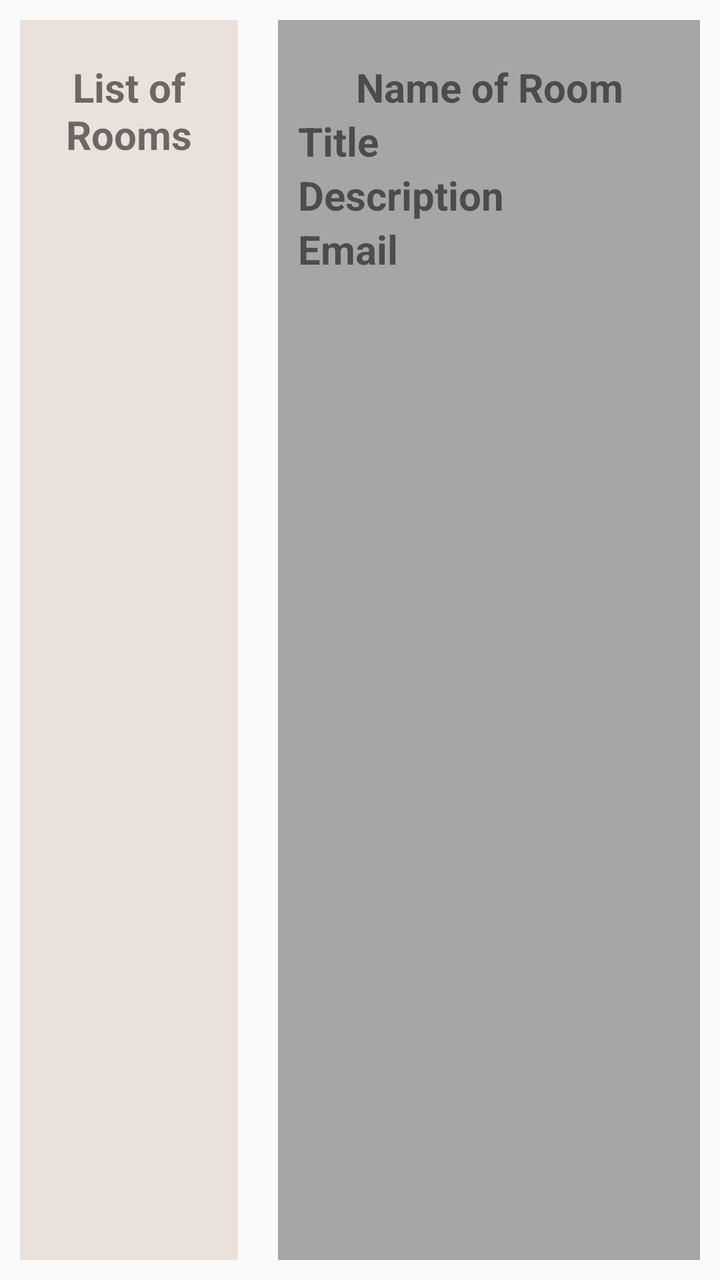
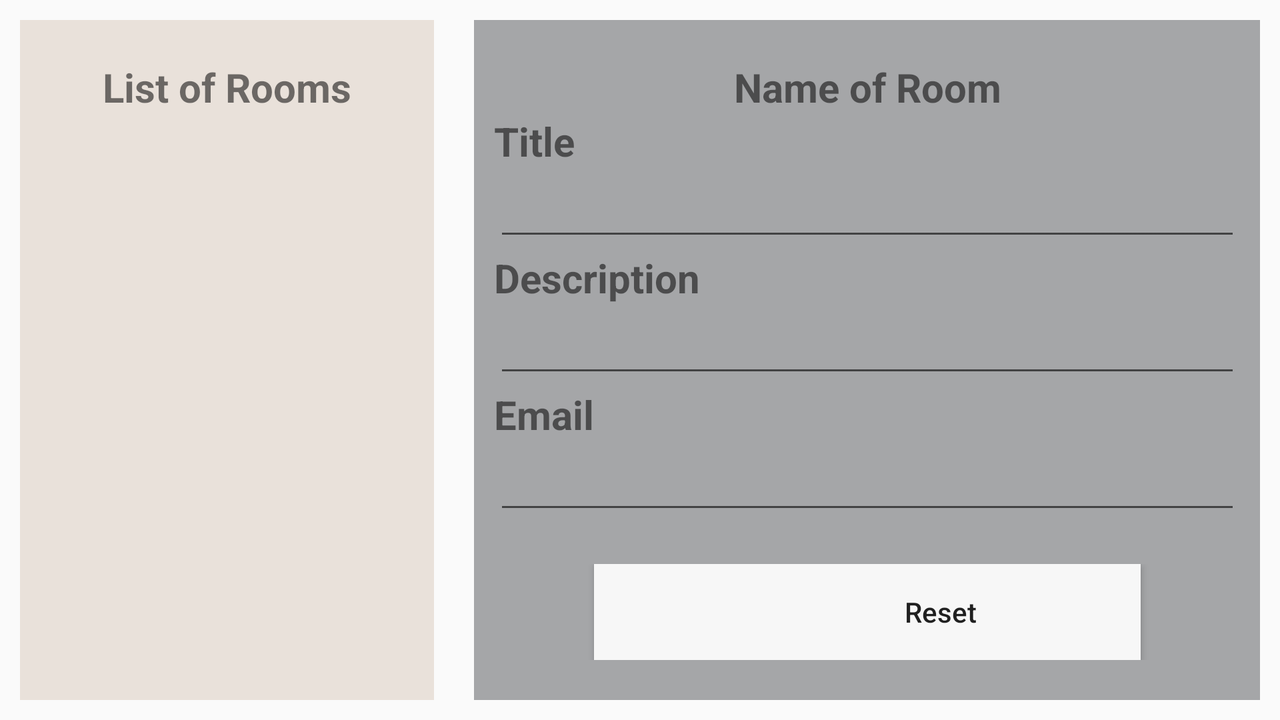

Two renders of one Android screen. The first uses the default layout on a phone; the second uses the alternative layout the repository ships for a different screen configuration, on a matching device. The two XML files are below.
<!-- AndroidManifest.xml: application theme AppTheme -->
<!-- res/layout/fragment_rooms.xml -->
<RelativeLayout xmlns:android="http://schemas.android.com/apk/res/android"
    xmlns:app="http://schemas.android.com/apk/res-auto"
    xmlns:tools="http://schemas.android.com/tools"
    android:id="@+id/frag_room_lyt"
    android:layout_width="match_parent"
    android:layout_height="match_parent"
    android:orientation="vertical"
    android:padding="@dimen/dimen_10dp">

    <LinearLayout
        android:layout_width="match_parent"
        android:layout_height="match_parent"
        android:orientation="horizontal"
        android:weightSum="2">

        <RelativeLayout
            android:layout_width="match_parent"
            android:layout_height="match_parent"
            android:layout_marginRight="@dimen/dimen_10dp"
            android:layout_weight="1.3"
            android:background="@color/color_4cc0a58d">

            <TextView
                android:id="@+id/roomsListTv"
                android:layout_width="match_parent"
                android:layout_height="wrap_content"
                android:layout_marginTop="@dimen/dimen_20dp"
                android:gravity="center"
                android:text="@string/roomsList"
                android:textSize="@dimen/dimen_20sp"
                android:textStyle="bold" />

            <android.support.v7.widget.RecyclerView
                android:id="@+id/rooms_rv"
                android:layout_width="match_parent"
                android:layout_height="wrap_content"
                android:layout_below="@id/roomsListTv"
                android:layout_marginTop="@dimen/dimen_20dp" />

        </RelativeLayout>

        <RelativeLayout
            android:layout_width="match_parent"
            android:layout_height="match_parent"
            android:layout_marginLeft="@dimen/dimen_10dp"
            android:layout_weight="0.7"
            android:background="@color/color_a5a6a8"
            android:paddingLeft="@dimen/dimen_10dp"
            android:paddingRight="@dimen/dimen_10dp">

            <TextView
                android:id="@+id/roomNameTv"
                android:layout_width="match_parent"
                android:layout_height="wrap_content"
                android:layout_marginTop="@dimen/dimen_20dp"
                android:gravity="center"
                android:text="@string/roomName"
                android:textSize="@dimen/dimen_20sp"
                android:textStyle="bold" />

            <TextView
                android:id="@+id/titleTv"
                android:layout_width="wrap_content"
                android:layout_height="wrap_content"
                android:layout_below="@id/roomNameTv"
                android:gravity="left"
                android:text="@string/title"
                android:textSize="@dimen/dimen_20sp"
                android:textStyle="bold" />

            <EditText
                android:layout_width="match_parent"
                android:layout_height="wrap_content"
                android:layout_alignBaseline="@id/titleTv"
                android:layout_below="@id/roomNameTv"
                android:layout_marginLeft="@dimen/dimen_10dp"
                android:layout_toRightOf="@id/titleTv"
                android:background="@null" />

            <TextView
                android:id="@+id/descriptionTv"
                android:layout_width="wrap_content"
                android:layout_height="wrap_content"
                android:layout_below="@id/titleTv"
                android:gravity="left"
                android:text="@string/description"
                android:textSize="@dimen/dimen_20sp"
                android:textStyle="bold" />

            <EditText
                android:layout_width="match_parent"
                android:layout_height="wrap_content"
                android:layout_alignBaseline="@id/descriptionTv"
                android:layout_below="@id/titleTv"
                android:layout_marginLeft="@dimen/dimen_10dp"
                android:layout_toRightOf="@id/descriptionTv"
                android:background="@null" />

            <TextView
                android:id="@+id/emailTv"
                android:layout_width="wrap_content"
                android:layout_height="wrap_content"
                android:layout_below="@id/descriptionTv"
                android:gravity="left"
                android:text="@string/email"
                android:textSize="@dimen/dimen_20sp"
                android:textStyle="bold" />

            <EditText
                android:layout_width="match_parent"
                android:layout_height="wrap_content"
                android:layout_alignBaseline="@id/emailTv"
                android:layout_below="@id/descriptionTv"
                android:layout_marginLeft="@dimen/dimen_10dp"
                android:layout_toRightOf="@id/emailTv"
                android:background="@null" />


        </RelativeLayout>

    </LinearLayout>

</RelativeLayout>
<!-- resources referenced by this layout -->
<resources>
  <color name="color_4cc0a58d">#4cc0a58d</color>
  <color name="color_a5a6a8">#a5a6a8</color>
  <dimen name="dimen_10dp">10dp</dimen>
  <dimen name="dimen_20dp">20dp</dimen>
  <dimen name="dimen_20sp">20sp</dimen>
  <string name="description">Description</string>
  <string name="email">Email</string>
  <string name="roomName">Name of Room</string>
  <string name="roomsList">List of Rooms</string>
  <string name="title">Title</string>
  <style name="AppTheme" parent="Theme.AppCompat.Light.DarkActionBar">
          
          <item name="colorPrimary">@color/colorPrimary</item>
          <item name="colorPrimaryDark">@color/colorPrimaryDark</item>
          <item name="colorAccent">@color/colorAccent</item>
  
          
          
      </style>
  <color name="colorPrimary">#3F51B5</color>
  <color name="colorPrimaryDark">#303F9F</color>
  <color name="colorAccent">#FF4081</color>
</resources>
<!-- res/layout-land/fragment_rooms.xml (the author's variant of the layout above) -->
<!-- drawn on the phone turned sideways -->
<RelativeLayout xmlns:android="http://schemas.android.com/apk/res/android"
    xmlns:app="http://schemas.android.com/apk/res-auto"
    xmlns:tools="http://schemas.android.com/tools"
    android:id="@+id/frag_room_land_lyt"
    android:layout_width="match_parent"
    android:layout_height="match_parent"
    android:orientation="vertical"
    android:padding="@dimen/dimen_10dp">

    <LinearLayout
        android:layout_width="match_parent"
        android:layout_height="match_parent"
        android:orientation="horizontal"
        android:weightSum="2">

        <RelativeLayout
            android:layout_width="match_parent"
            android:layout_height="match_parent"
            android:layout_marginRight="@dimen/dimen_10dp"
            android:layout_weight="1.3"
            android:background="@color/color_4cc0a58d">

            <TextView
                android:id="@+id/roomsListTv"
                android:layout_width="match_parent"
                android:layout_height="wrap_content"
                android:layout_marginTop="@dimen/dimen_20dp"
                android:gravity="center"
                android:text="@string/roomsList"
                android:textSize="@dimen/dimen_20sp"
                android:textStyle="bold" />

            <android.support.v7.widget.RecyclerView
                android:id="@+id/rooms_rv"
                android:layout_width="match_parent"
                android:layout_height="wrap_content"
                android:layout_below="@id/roomsListTv"
                android:layout_marginTop="@dimen/dimen_20dp" />

        </RelativeLayout>

        <RelativeLayout
            android:layout_width="match_parent"
            android:layout_height="match_parent"
            android:layout_marginLeft="@dimen/dimen_10dp"
            android:layout_weight="0.7"
            android:background="@color/color_a5a6a8"
            android:paddingLeft="@dimen/dimen_10dp"
            android:paddingRight="@dimen/dimen_10dp">

            <TextView
                android:id="@+id/roomNameTv"
                android:layout_width="match_parent"
                android:layout_height="wrap_content"
                android:layout_marginTop="@dimen/dimen_20dp"
                android:gravity="center"
                android:text="@string/roomName"
                android:textSize="@dimen/dimen_20sp"
                android:textStyle="bold" />

            <TextView
                android:id="@+id/titleTv"
                android:layout_width="wrap_content"
                android:layout_height="wrap_content"
                android:layout_below="@id/roomNameTv"
                android:gravity="left"
                android:text="@string/title"
                android:textSize="@dimen/dimen_20sp"
                android:textStyle="bold" />

            <EditText
                android:id="@+id/titleEt"
                android:layout_width="match_parent"
                android:layout_height="wrap_content"
                android:layout_below="@id/titleTv"
                android:imeOptions="actionNext"
                android:inputType="text" />

            <TextView
                android:id="@+id/descriptionTv"
                android:layout_width="wrap_content"
                android:layout_height="wrap_content"
                android:layout_below="@id/titleEt"
                android:gravity="left"
                android:text="@string/description"
                android:textSize="@dimen/dimen_20sp"
                android:textStyle="bold" />

            <EditText
                android:id="@+id/descriptionEt"
                android:layout_width="match_parent"
                android:layout_height="wrap_content"
                android:layout_below="@id/descriptionTv"
                android:imeOptions="actionNext"
                android:inputType="text" />

            <TextView
                android:id="@+id/emailTv"
                android:layout_width="wrap_content"
                android:layout_height="wrap_content"
                android:layout_below="@id/descriptionEt"
                android:gravity="left"
                android:text="@string/email"
                android:textSize="@dimen/dimen_20sp"
                android:textStyle="bold" />

            <EditText
                android:id="@+id/emailEt"
                android:layout_width="match_parent"
                android:layout_height="wrap_content"
                android:layout_below="@id/emailTv"
                android:imeOptions="actionDone"
                android:inputType="textEmailAddress" />

            <RelativeLayout
                android:layout_width="match_parent"
                android:layout_height="wrap_content"
                android:layout_marginTop="@dimen/dimen_20dp"
                android:layout_below="@id/emailEt">

                <Button
                    android:id="@+id/book"
                    android:layout_width="@dimen/dimen_200dp"
                    android:layout_height="wrap_content"
                    android:layout_alignParentLeft="true"
                    android:layout_marginLeft="@dimen/dimen_50dp"
                    android:background="@color/color_f7f7f7"
                    android:text="@string/book"
                    android:textAllCaps="false" />

                <Button
                    android:id="@+id/reset"
                    android:layout_width="@dimen/dimen_200dp"
                    android:layout_height="wrap_content"
                    android:layout_alignParentRight="true"
                    android:layout_marginRight="@dimen/dimen_50dp"
                    android:background="@color/color_f7f7f7"
                    android:text="@string/reset"
                    android:textAllCaps="false" />

            </RelativeLayout>


        </RelativeLayout>

    </LinearLayout>

</RelativeLayout>
<!-- resources referenced by the variant -->
<!-- as the phone turned sideways resolves them -->
<resources>
  <color name="color_4cc0a58d">#4cc0a58d</color>
  <color name="color_a5a6a8">#a5a6a8</color>
  <color name="color_f7f7f7">#f7f7f7</color>
  <dimen name="dimen_10dp">10dp</dimen>
  <dimen name="dimen_200dp">200dp</dimen>
  <dimen name="dimen_20dp">20dp</dimen>
  <dimen name="dimen_20sp">20sp</dimen>
  <dimen name="dimen_50dp">50dp</dimen>
  <string name="book">Book</string>
  <string name="description">Description</string>
  <string name="email">Email</string>
  <string name="reset">Reset</string>
  <string name="roomName">Name of Room</string>
  <string name="roomsList">List of Rooms</string>
  <string name="title">Title</string>
  <style name="AppTheme" parent="Theme.AppCompat.Light.DarkActionBar">
          
          <item name="colorPrimary">@color/colorPrimary</item>
          <item name="colorPrimaryDark">@color/colorPrimaryDark</item>
          <item name="colorAccent">@color/colorAccent</item>
  
          
          
      </style>
  <color name="colorPrimary">#3F51B5</color>
  <color name="colorPrimaryDark">#303F9F</color>
  <color name="colorAccent">#FF4081</color>
</resources>
